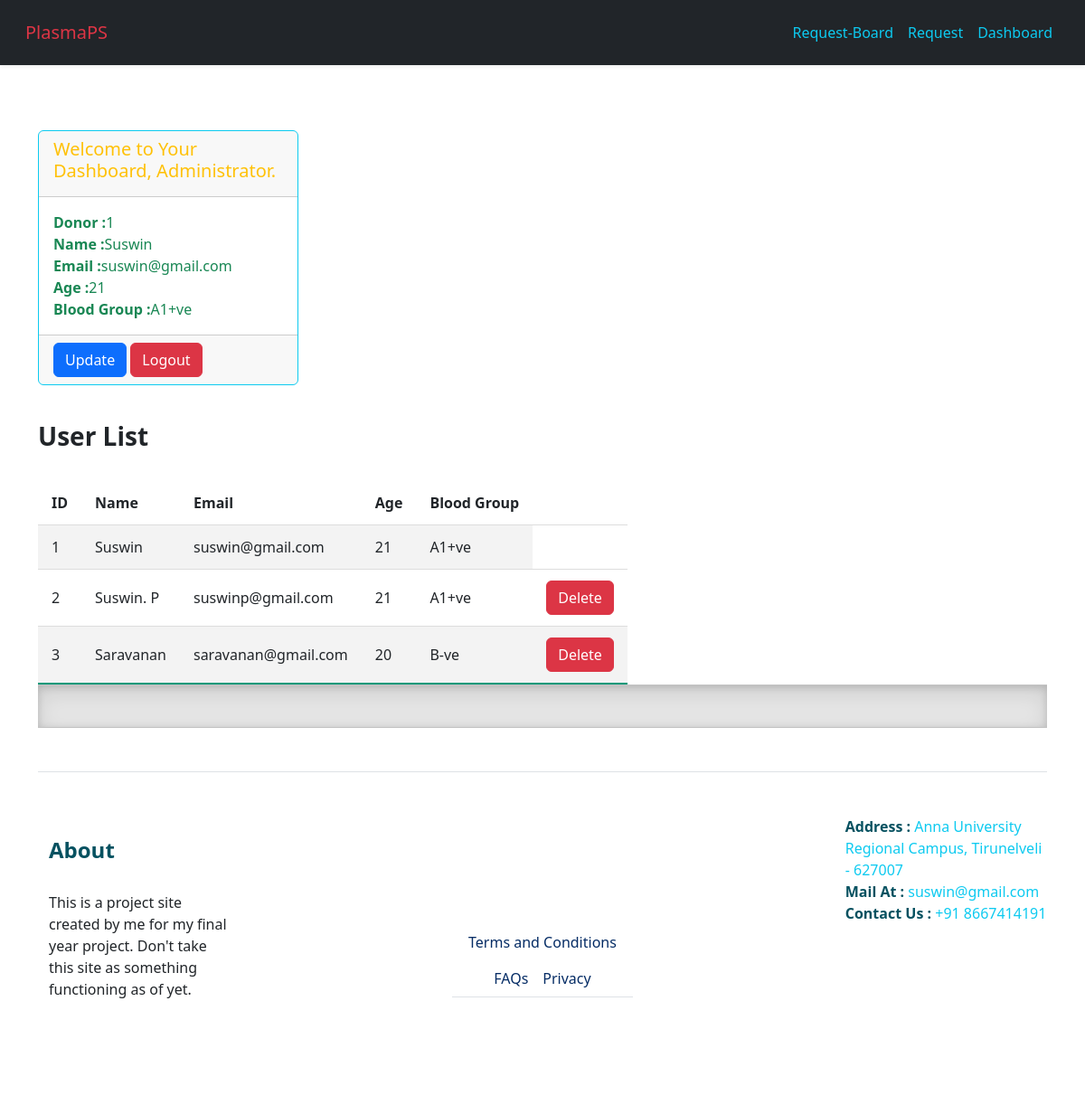
Page /dashboard (signed in) on the earlier database version.
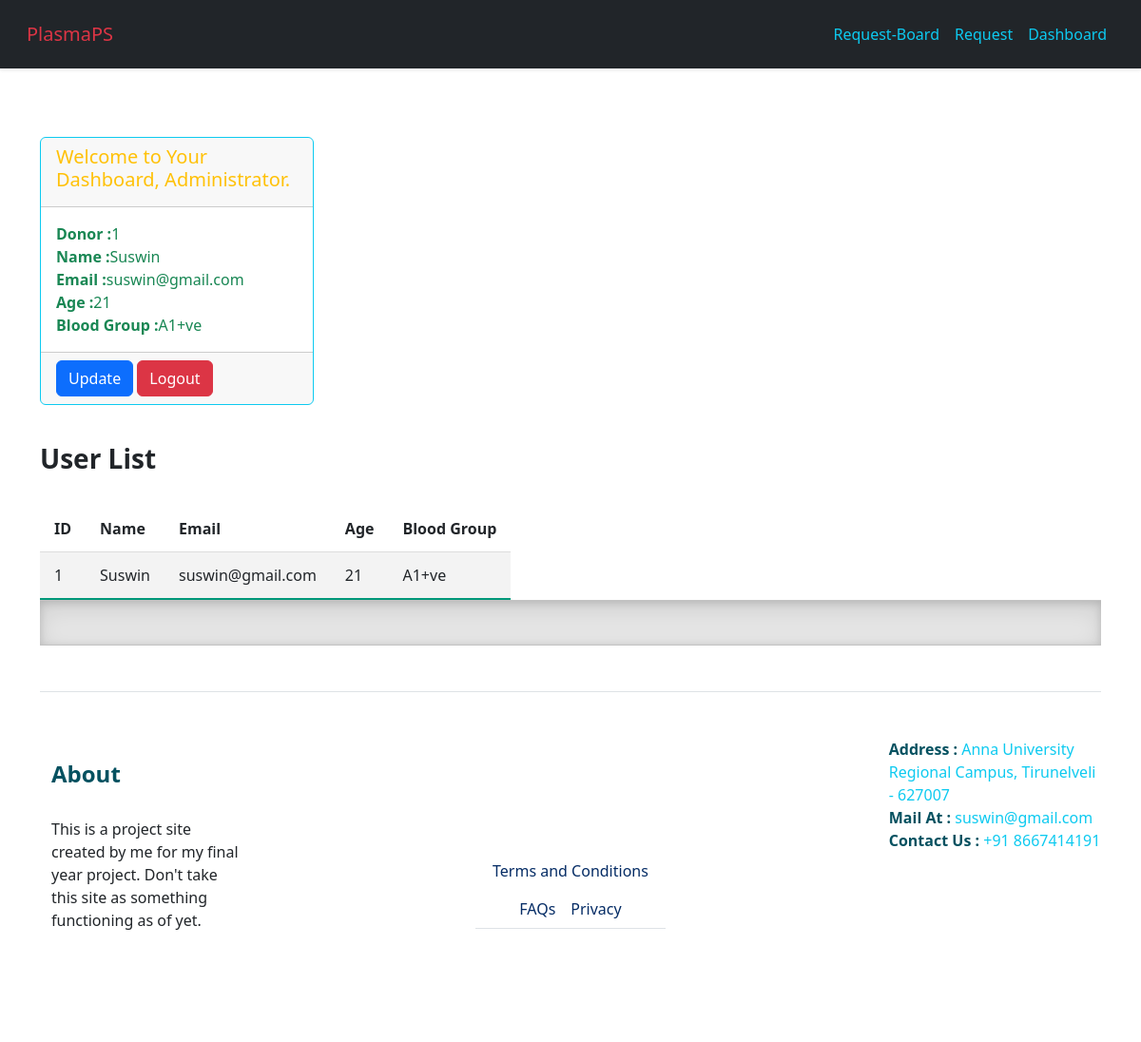
Same page on the later database version.
### website/models.py (models this page shows, shortened)
class User(db.Model, UserMixin):
    id = db.Column(db.Integer, primary_key=True)
    name = db.Column(db.Text, nullable=False)
    email = db.Column(db.String(150), unique=True, nullable=False)
    password = db.Column(db.String(150),  nullable=False)
    blood_group = db.Column(db.Text, nullable=False)
    age = db.Column(db.Integer, nullable=False)

### website/views.py (the view)
@views.route('/dashboard')
@login_required
def dashboard():
    users = User.query.all()
    return render_template("dashboard.html", users=users, user=current_user)

### website/__init__.py (called while the page is built)
def create_app():
    app = Flask(__name__)
    app.config['SQLALCHEMY_DATABASE_URI'] = f'sqlite:///{DB_NAME}'
    app.config['SECRET_KEY'] = 'SP410 SP410'
    db.init_app(app)
    login_manager = LoginManager()
    login_manager.login_view = 'auth.login'
    login_manager.login_view = 'auth.doc_login'
    login_manager.init_app(app)
    @login_manager.user_loader
    def load_user(id):
        return User.query.get(int(id))
    from .views import views
    from .auth import auth
    app.register_blueprint(views, url_prefix='/')
    app.register_blueprint(auth, url_prefix='/')
    from .models import User
    with app.app_context():
       db.create_all()
    return app

### website/templates/dashboard.html
{% extends "base.html" %} {% block title %}Dashboard{% endblock %}
{% block content %}
<br>
<br>
<div class="card border-info mb-3" style="width: 18rem;">
  <div class="card-header text-warning">
    {% if current_user.id == 1 %}
    <h5 class="card-title">Welcome to Your Dashboard, Administrator. </h5>
    {% else %}
    <h5 class="card-title">Welcome to Your Dashboard {{current_user.name}}</h5>
    {% endif %}
  </div>
  <div class="card-body text-success">
    <p class="card-text">
        <strong>Donor :</strong>{{current_user.id}}<br/>
        <strong>Name :</strong>{{current_user.name}}<br/>
        <strong>Email :</strong>{{current_user.email}}<br/>
        <strong>Age :</strong>{{current_user.age}}<br/>
        <strong>Blood Group :</strong>{{current_user.blood_group}}<br/>
    </p>
  </div>
  <div class="card-footer text-body-secondary">
    <a href="{{url_for('auth.user_update', id = current_user.id)}}" class="btn btn-primary btn-small">Update</a>
    <a href="/logout" class="btn btn-danger btn-small">Logout</a>
  </div>
</div>
{% if current_user.id == 1 %}
<h3 class="py-4 fw-bolder fs-3"> User List </h3>
<table class="styled-table">
    <tr>
        <th>ID</th>
        <th>Name</th>
        <th>Email</th>
        <th>Age</th>
        <th>Blood Group</th>
    </tr>
    {% for user in users %}
    <tr>
        <td>{{user.id}}</td>
        <td>{{user.name}}</td>
        <td>{{user.email}}</td>
        <td>{{user.age}}</td>
        <td>{{user.blood_group}}</td>
        {% if user.id != 1 %}
        <td><a href="{{url_for('auth.admin_delete', id = user.id)}}" class="btn btn-small btn-danger">Delete</a></td>
        {% endif %}
    </tr>
    {% endfor %}
</table>
{% endif %}
{% endblock %}

### website/templates/base.html (shortened to what this page needs)
<!DOCTYPE html>
<html>
  <head>
    <link href="https://cdn.jsdelivr.net/npm/bootstrap@5.3.0-alpha3/dist/css/bootstrap.min.css" rel="stylesheet">
    <link rel="stylesheet" href="https://stackpath.bootstrapcdn.com/bootstrap/4.5.2/css/bootstrap.min.css">
    <link rel="stylesheet" href="https://cdnjs.cloudflare.com/ajax/libs/font-awesome/4.7.0/css/font-awesome.css">
    <link rel="stylesheet" href="https://stackpath.bootstrapcdn.com/bootstrap/4.4.1/css/bootstrap.min.css" />
    <link rel="stylesheet" href="https://stackpath.bootstrapcdn.com/font-awesome/4.7.0/css/font-awesome.min.css" />
    <link rel="stylesheet" href="/static/style.css">
    <link href="../assets/dist/css/bootstrap.min.css" rel="stylesheet">
    <link href="carousel.css" rel="stylesheet">
  </head>
<header data-bs-theme="dark">
  <nav class="navbar navbar-expand-md navbar-dark fixed-top bg-dark">
    <div class="container-fluid">
      <a class="navbar-brand" href="#">Carousel</a>
      <div class="collapse navbar-collapse" id="navbarCollapse">
        <ul class="navbar-nav me-auto mb-2 mb-md-0">
          <li class="nav-item">
            <a class="nav-link active" aria-current="page" href="#">Home</a>
          </li>
          <li class="nav-item">
            <a class="nav-link" href="#">Link</a>
          </li>
          <li class="nav-item">
            <a class="nav-link disabled">Disabled</a>
          </li>
        </ul>
        <form class="d-flex" role="search">
          <button class="btn btn-outline-success" type="submit">Search</button>
        </form>
      </div>
    </div>
  </nav>
</header>
<body>
<header data-bs-theme="dark">
  <nav class="navbar navbar-expand-lg bg-light shadow-sm  p-3 mb-5 fixed-top bg-dark bg-body">
    <div class="container-fluid">
      <a class="navbar-brand text-danger" href="/">PlasmaPS</a>
      <div class="collapse navbar-collapse justify-content-end" id="navbarCollapse">
        <ul class="navbar-nav">
            {% if current_user.is_authenticated %}
                <a class="nav-item nav-link text-info" id="request-board" href="/board">Request-Board</a>
                <a class="nav-item nav-link text-info" id="request" href="/request">Request</a>
                <a class="nav-item nav-link text-info" id="dashboard" href="/dashboard">Dashboard</a>
            {% else %}
                <a class="dropdown-item text-info" href="/donor-register">Sign up</a>
                <a class="dropdown-item text-info" href="/donor-login">Sign in</a>
            {% endif %}
        </ul>
      </div>
    </div>
  </nav>
</header>
    {% with messages = get_flashed_messages(with_categories=true) %}
     <br/><br/>
    {% endwith %}
    <div class="container">
    {% block content %}
    {% endblock %}
<div class="b-example-divider"></div>
<div class="container">
  <footer class="row row-cols-1 row-cols-sm-2 row-cols-md-5 py-5 my-5 border-top">
    <div class="col mb-4">
      <h5 class="py-4 fs-4 fw-bolder text-info-emphasis">About</h5>
      <p class="pass fs-6 fw-light text-dark"> This is a project site created by me for my final year project. Don't take this site as something functioning as of yet. </p>
    </div>
    <div class="col mb-4"></div>
    <div class="col mb-4">
        <br><br><br><br><br>
        <ul class="nav justify-content-center border-bottom">
          <li class="nav-item"><a href="/terms" class="nav-link px-2 text-primary-emphasis">Terms and Conditions</a></li>
          <li class="nav-item"><a href="/faq" class="nav-link px-2 text-primary-emphasis">FAQs</a></li>
          <li class="nav-item"><a href="/privacy" class="nav-link px-2 text-primary-emphasis">Privacy</a></li>
        </ul>
    </div>
    <div class="col mb-4"></div>
    <div class="col mb-4 card-body">
      <p class="card-text text-info">
         <strong class="text-info-emphasis">Address : </strong>Anna University Regional Campus, Tirunelveli - 627007<br>
         <strong class="text-info-emphasis">Mail At : </strong>suswin@gmail.com<br>
         <strong class="text-info-emphasis">Contact Us : </strong>+91 8667414191<br>
      </p>
    </div>
  </footer>
</div>
  </body>
</html>

### website/static/style.css (style rules this page uses)
.styled-table th, .styled-table td { padding: 12px 15px; }
.styled-table tbody tr { border-bottom: 1px solid #dddddd; }
.styled-table tbody tr:nth-of-type(even) { background-color: #f3f3f3; }
.styled-table tbody tr:last-of-type { border-bottom: 2px solid #009879; }
body { padding-top: 3rem; padding-bottom: 3rem; color: rgb(var(--bs-tertiary-color-rgb)); }

### website/templates/base.html (style rules this page uses)
.b-example-divider { width: 100%; height: 3rem; background-color: rgba(0, 0, 0, .1); border: solid rgba(0, 0, 0, .15); border-width: 1px 0; box-shadow: inset 0 .5em 1.5em rgba(0, 0, 0, .1), inset 0 .125em .5em rgba(0, 0, 0, .15); }

Differences in the rows shown:
removed User: id "2", name "Suswin. P", email "suswinp@gmail.com", age "21", blood_group "A1+ve"
removed User: id "3", name "Saravanan", email "saravanan@gmail.com", age "20", blood_group "B-ve"
